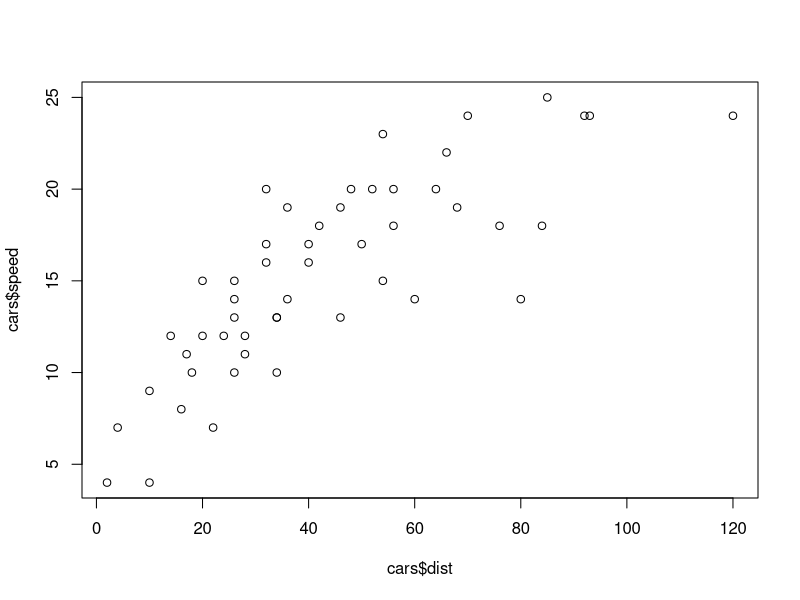

Reproduce this figure in R. (Note: this script raises an error after producing the figure.)
## ---- chunk 1
data(cars) # placeholder data
names(cars)
plot(cars$speed ~ cars$dist)
## ---- chunk 2
qplot(y = speed, x = dist, data = cars)
